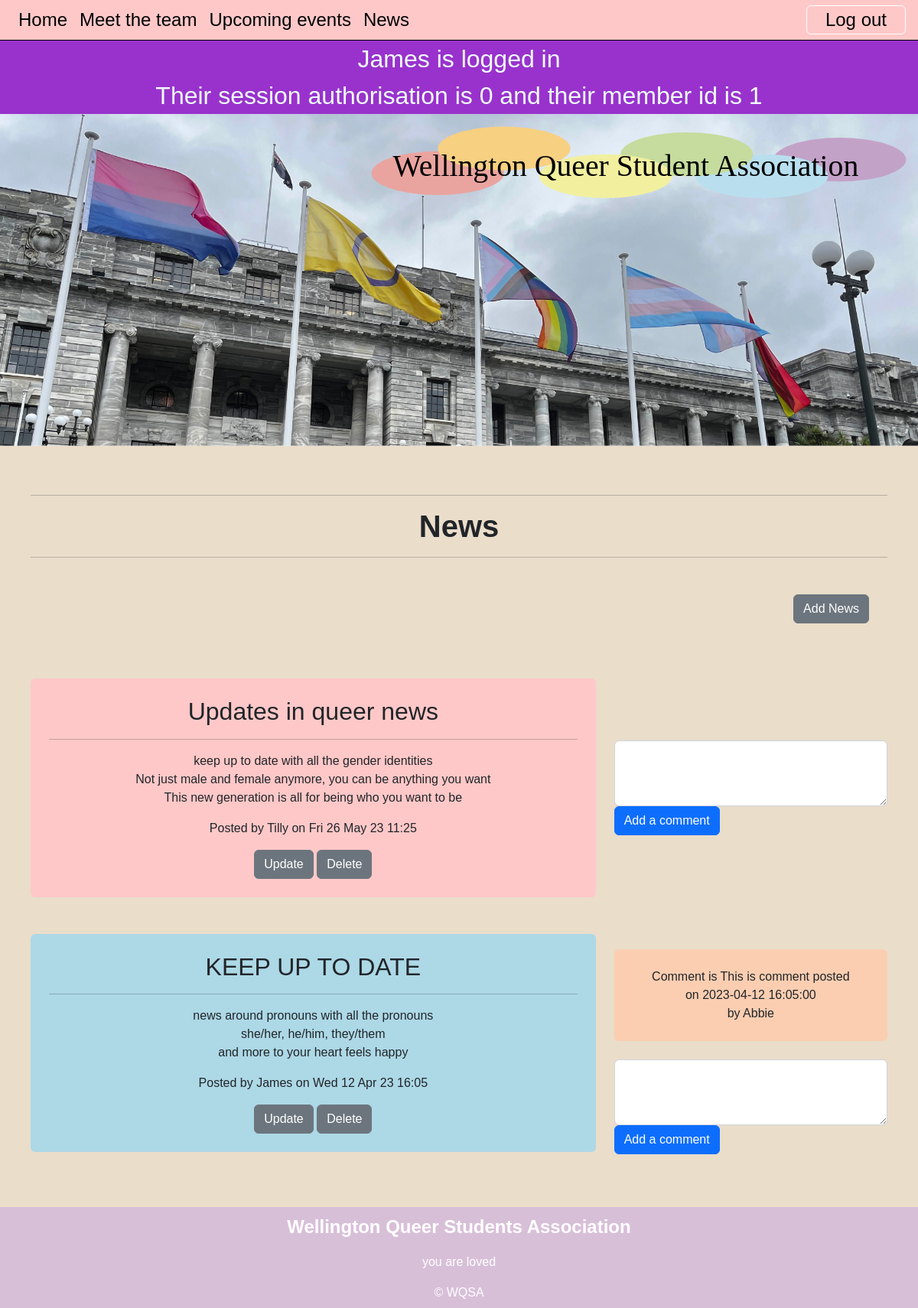
The page /news (signed in) on the database its author committed.
### tables this page shows
CREATE TABLE member(
    member_id integer primary key autoincrement not null,
    name text not null,
    email text not null unique,
    password text not null,
    authorisation integer not null
);

CREATE TABLE news(
    news_id integer primary key autoincrement not null,
    title text not null unique,
    subtitle text not null unique,
    content text not null unique,
    newsdate date not null,
    member_id integer not null,
    foreign key(member_id) references member(member_id)
);

CREATE TABLE comments(
    comments_id integer primary key autoincrement not null,
    comments_content text not null unique,
    comments_date date not null,
    member_id integer not null,
    news_id integer not null,
    foreign key(member_id) references member(member_id),
    foreign key(news_id) references news(news_id)
);

### server.py (the view)
@app.route("/news")
def news():
    sql = """select news.news_id, news.title, news.subtitle, news.content, news.newsdate, member.name
      from news
      join member on news.member_id = member.member_id
      order by news.newsdate desc;

      """
    news = run_search_query_tuples(sql, (), db_path, True)
    print(news)
    sql = """select comments.news_id, comments.comments_content, comments.comments_date, member.name
      from comments
      join member on comments.member_id = member.member_id
      order by comments.comments_date desc;
      """
    comments = run_search_query_tuples(sql, (), db_path, True)
    print(comments)
    return render_template("news.html", news=news, comments=comments)

### db_functions.py (called while the page is built)
def run_search_query_tuples(sql_query, values_tuple, file_path, rowfactory=False):
    result = None
    try:
        db = sqlite3.connect(file_path)
        if rowfactory:
            db.row_factory = sqlite3.Row
        cursor = db.cursor()
        cursor.execute(sql_query, values_tuple)
        result = cursor.fetchall()
        cursor.close()
    except sqlite3.Error as error:
        print("Error running search query tuples: {}".format(error))
        return None
    db.close()
    if result is None:
        print("No search values were found")
    return result

### server.py (called while the page is built)
@app.template_filter()
def news_date(sqlite_dt):
    x = datetime.strptime(sqlite_dt, '%Y-%m-%d %H:%M:%S')
    return x.strftime("%a %d %b %y %H:%M")

### templates/news.html (shortened to what this page needs)
{% extends "layout.html" %}
{% block content %}
<div class="container-lg py-sm-5 py-1">
<hr> <h1>News</h1> <hr>
{% if session and session['authorisation'] == 0 %}
<div class="news p-4 my-4 text-end">
    <a class="btn btn-secondary" href="{{ url_for('news_cud', id=0, task='add') }}">Add News</a>
</div>
    {% endif %}
{% for row in news %}
    <div class="row align-items-center">
        <div class="col-lg-8">
            <div id="newsid-{{loop.index}}" class="p-4 my-4 container-sm rounded text-center">
                <h2>{{row['title']}}</h2>
                <hr>
                <div class="subtitle"> {{row['subtitle']}}</div>
                <p class="news-text"> {{row['content'] | replace("\n", "<br>") | safe}}</p>
                <div class="news-meta">Posted by {{row['name']}} on {{row['newsdate'] | news_date}}</div>
                {% if session and session['authorisation'] == 0 %}
                <div class="news-meta">
                    <a class="btn btn-secondary" href="{{ url_for('news_cud', id=row['news_id'], task='update')}}">Update</a>
                    <a class="btn btn-secondary" href="{{ url_for('news_cud', id=row['news_id'], task='delete')}}">Delete</a>
                </div>
                {% endif %}
            </div>
        </div>
        <div class="col-lg-4">
            {% for comment in comments %}
                {% if row ['news_id'] == comment['news_id'] %}
                    <div id="comment-{{loop.index}}" class="p-4 my-4 container-sm rounded text-center">
                        <div class="">Comment is {{comment['comments_content']}} posted
                            <br>on {{comment['comments_date']}}
                            <br>by {{comment['name']}} </div>
                    </div>
                {% endif %}
            {% endfor %}
            {% if session and ( session['authorisation'] == 0 or session['authorisation'] == 1 ) %}
                <div class="news-meta">
                    <form action="{{ url_for('add_comment')}}" method="POST">
                        <textarea id="comment" name="comment" class="form-control" rows="2"></textarea>
                        <button type="submit" id="submit" class="btn btn-primary">Add a comment</button>
                    </form>
                </div>
            {% endif %}
        </div>
    </div>
{% endfor %}
</div>
{% endblock %}

### templates/layout.html (shortened to what this page needs)
<!DOCTYPE html>
<html lang="en">
<head>
    <link href="https://cdn.jsdelivr.net/npm/bootstrap@5.2.3/dist/css/bootstrap.min.css" rel="stylesheet">
    <link rel="stylesheet" href="static/styles.css">
</head>
<body>
    <div class="container-fluid">
        <nav class="navbar navbar-expand-lg px-3 py-0 A">
            <div class="collapse navbar-collapse" id="collapsibleNavbar">
                <ul class="navbar-nav">
                    <li class="nav-item">
                        <a class="nav-link" href="{{url_for('index')}}">Home</a>
                    </li>
                    <li class="nav-item">
                        <a class="nav-link" href="{{url_for('meet_the_team')}}">Meet the team</a>
                    </li>
                    <li class="nav-item">
                        <a class="nav-link" href="{{url_for('upcoming_events')}}">Upcoming events</a>
                    </li>
                    <li class="nav-item">
                        <a class="nav-link" href="{{url_for('news')}}">News</a>
                    </li>
                </ul>
                <div class="ms-auto">
                    {% if session %}
                    <a href="{{url_for('logout')}}" class="nav-link btn btn-outline">Log out</a>
                    {% else %}
                    <a href="{{url_for('get_involved')}}" class="nav-link btn btn-outline" >Get involved</a>
                    <a href="{{url_for('login')}}" class="nav-link btn btn-outline">Log in</a>
                    {% endif %}
                </div>
            </div>
        </nav>
    </div>
    {% if session %}
        <div class="session"> {{session['name']}} is logged in <br>
            Their session authorisation is {{session['authorisation']}} and their member id is {{session['member_id']}}
        </div>
    {% endif %}
    <img class="img-fluid" src="static/images_WQSA/flags_parliment_banner.svg" >
    {% block content %}
    {% endblock %}
    <footer class="container-fluid footer-content">
        <p>Wellington Queer Students Association</p>
        <p>you are loved</p>
        <div>&copy; WQSA</div>
    </footer>
</body>
</html>

### static/styles.css (style rules this page uses)
:root { --brand-green: rgb(167,209,202); --brand-paper: rgb(234, 221, 202); }
body { font-family: 'Raleway', sans-serif; font-size: 100%; background-color: var(--brand-paper); margin: 0; }
.container-fluid { border: 0px solid blue; padding: 0px; }
.container-lg { border: 4px solid pink; padding: 10px; }
h1 { font-size: 2.5em; text-align: center; font-weight: 600; margin: 0; }
.container-fluid { border: 0px solid pink; }
.container-lg { border: 0px solid pink; overflow: auto; }
.A { background-color: rgb(255, 200, 200); }
.B { background-color: rgb(251, 206, 177); }
.E { background-color: rgb(173,216,230); }
.row { border: 0px solid blue; }
.footer-content { background-color: rgb(216,191,216); text-align: center; padding: 0.5em 0 0.5em 0; color: white; }
.footer-content p:first-child { font-weight: 600; font-size: 1.5em; }
.navbar { --brand-green-pale: rgb(223, 237, 224); background-color: rgb(255, 200, 200); border-bottom: 1px solid black; }
.nav-link { font-size: 1.5em; color: black; }
.btn-outline { border: 1px solid white; padding: 0 1em; }
nav .btn-outline { display: inline-block; }
label, input[type='text'], input[type='email'], textarea { font-size: 1.5em !important; }
.session { background-color: darkorchid; color: azure; text-align: center; font-size: 2em; }

### rows shown on the page
member: name "James"
news: title "Updates in queer news", subtitle "keep up to date with all the gender identities", content "Not just male and female anymore, you can be anything you want This new generation is all for being who you want to be", name "Tilly", newsdate|news_date "Fri 26 May 23 11:25"
news: title "KEEP UP TO DATE", subtitle "news around pronouns with all the pronouns", content "she/her, he/him, they/them and more to your heart feels happy", name "James", newsdate|news_date "Wed 12 Apr 23 16:05"
comments: comments_content "This is comment", comments_date "2023-04-12 16:05:00", name "Abbie"

### other values the page prints
{{ session['authorisation'] }} "0"
{{ session['member_id'] }} "1"
